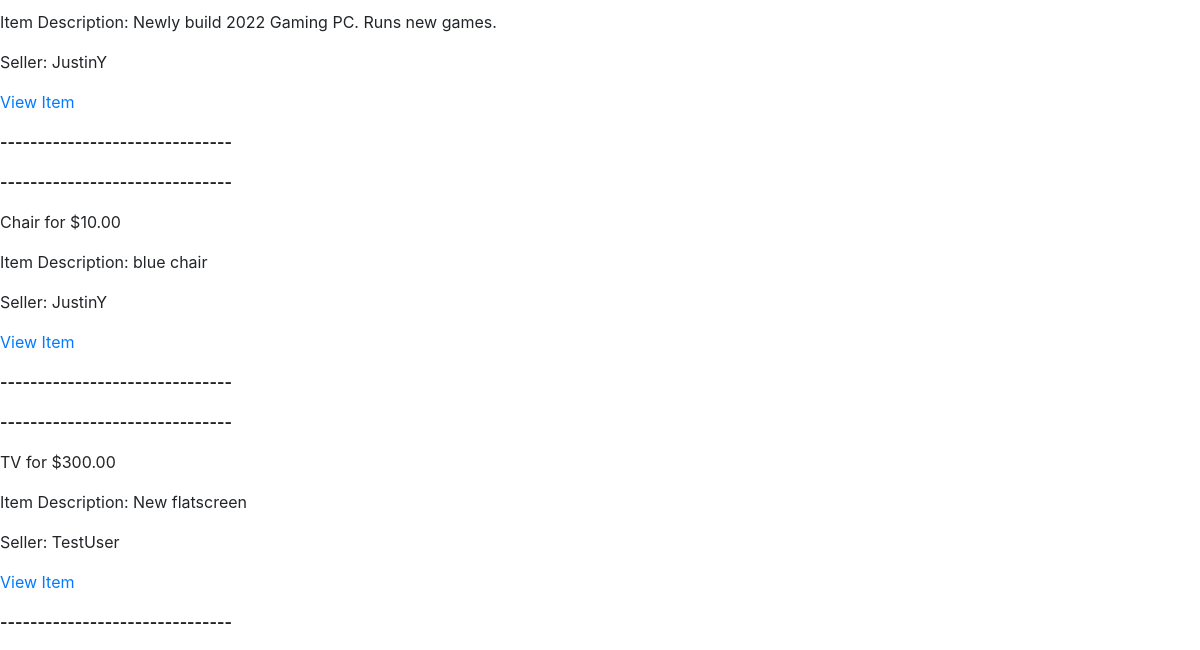
/see_all_items (signed in, lower part), run on an earlier commit of the app's database.
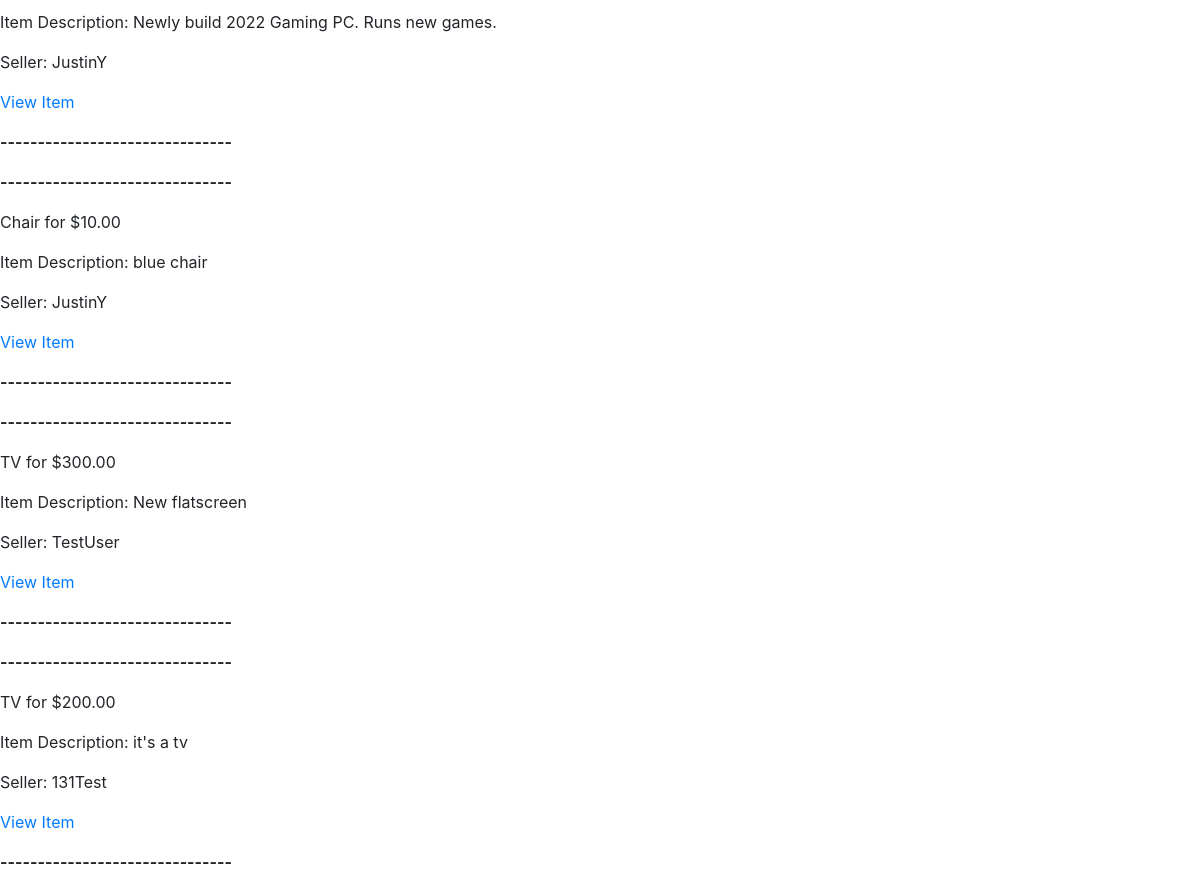
And on a later commit of the database.
### app/models.py (models this page shows)
class Item(db.Model):
 id = db.Column(db.Integer, primary_key = True)
 name = db.Column(db.String(128))
 price = db.Column(db.Float)
 image = db.Column(db.LargeBinary)
 description = db.Column(db.String(256))
 user_seller_name = db.Column(db.String, db.ForeignKey('user.username'))

### app/routes.py (the view)
@appObj.route('/see_all_items', methods =  ['GET', 'POST'])
@login_required
def see_all_items():
 items = Item.query.all()
 return render_template('see_all_items.html', items = items)

### app/models.py (called while the page is built)
@login.user_loader
def load_user(id):
 return User.query.get(int(id))

### app/templates/see_all_items.html (shortened to what this page needs)
<!doctype html>
<html lang="en">
  <head>
    <link rel="stylesheet" href="https://cdn.jsdelivr.net/npm/bootstrap@4.3.1/dist/css/bootstrap.min.css">
  </head>
  <body>
  </head>
  <body>
    {% for item in items %}
     <p><b> ------------------------------- </b></p>
     <p> {{item.name}} for {{"$%.2f"|format(item.price)}} </p>
     <p> Item Description: {{item.description}} </p>
     <p> Seller: {{item.user_seller_name}} </p>
     <p> <a href={{item.id}}> View Item </a></p>
     <p> <b> ------------------------------- </b></p>
    {% endfor %}
</body>
  </body>
</html>

What changed in the data, as far as the page shows it:
added Item: name "TV", price "$200.00", description "it's a tv", user_seller_name "131Test"
